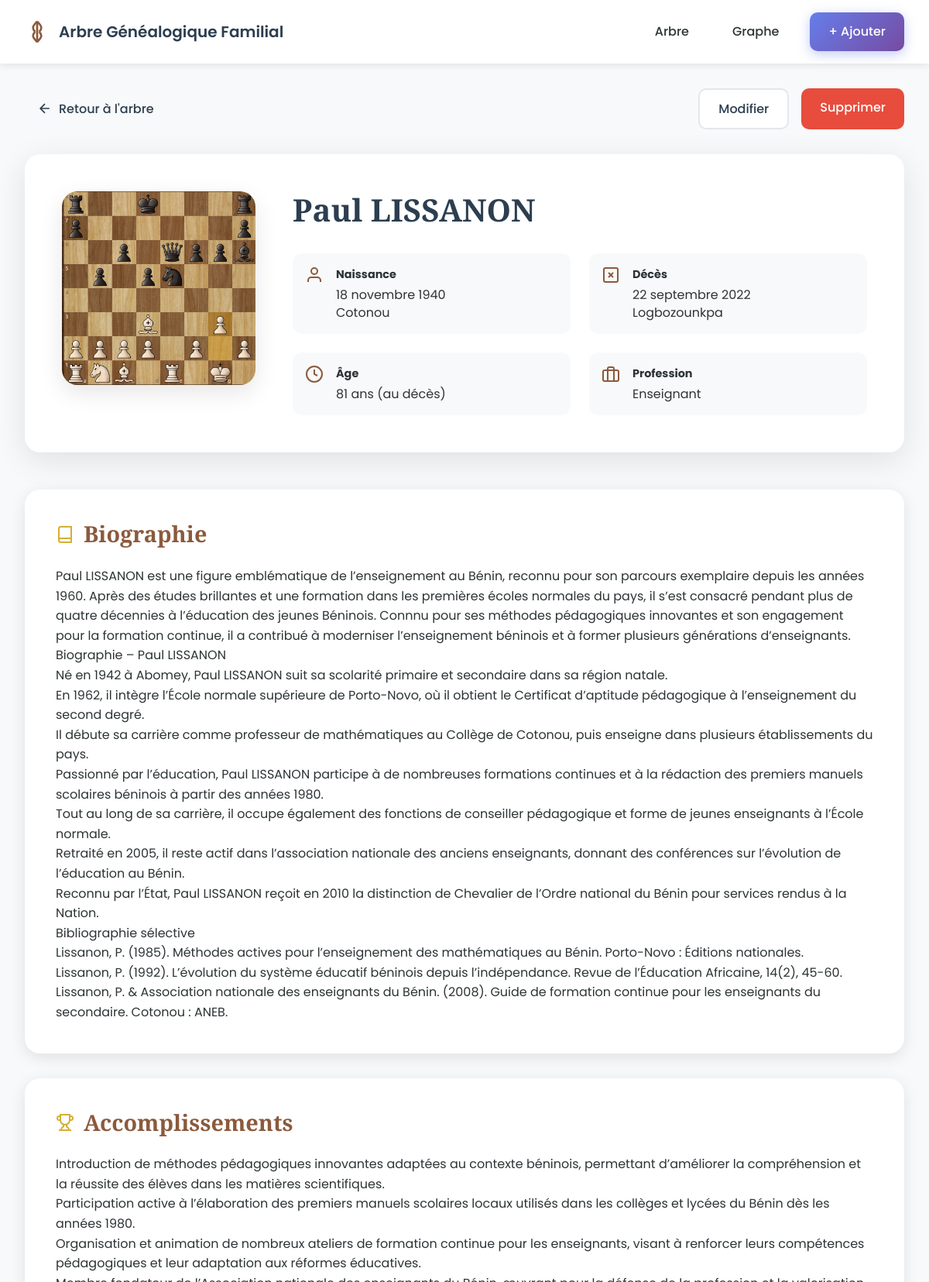
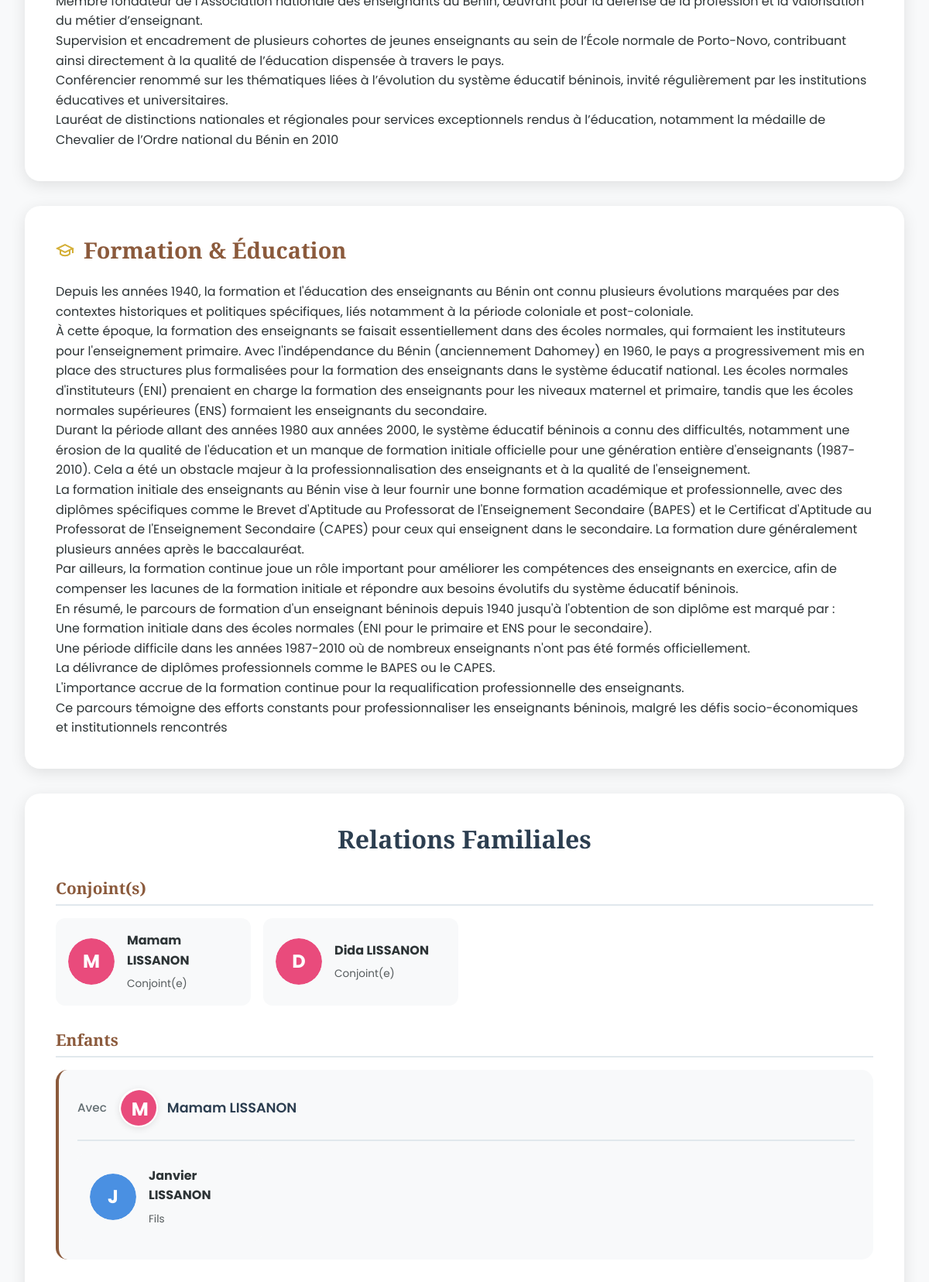
Screenshot of /person/1/ (upper part) with the database file from the repository (2 pictures, top to bottom).
### family_tree/models.py (models this page shows, shortened)
class Person(models.Model):
    GENDER_CHOICES = [
        ('M', 'Homme'),
        ('F', 'Femme'),
    ]
    first_name = models.CharField(max_length=100, verbose_name="Prénom")
    last_name = models.CharField(max_length=100, verbose_name="Nom de famille")
    maiden_name = models.CharField(max_length=100, blank=True, null=True, verbose_name="Nom de jeune fille")
    gender = models.CharField(max_length=1, choices=GENDER_CHOICES, verbose_name="Genre")
    birth_date = models.DateField(null=True, blank=True, verbose_name="Date de naissance")
    birth_place = models.CharField(max_length=200, blank=True, verbose_name="Lieu de naissance")
    death_date = models.DateField(null=True, blank=True, verbose_name="Date de décès")
    death_place = models.CharField(max_length=200, blank=True, verbose_name="Lieu de décès")
    father = models.ForeignKey('self', on_delete=models.SET_NULL, null=True, blank=True,
                               related_name='children_as_father', verbose_name="Père")
    mother = models.ForeignKey('self', on_delete=models.SET_NULL, null=True, blank=True,
                               related_name='children_as_mother', verbose_name="Mère")
    spouse_of = models.ForeignKey('self', on_delete=models.SET_NULL, null=True, blank=True,
                                  related_name='spouse', verbose_name="Conjoint(e) de",
                                  help_text="Si cette personne a épousé un membre de la famille (mais n'est pas de la lignée sanguine)")
    biography = models.TextField(blank=True, verbose_name="Biographie")
    accomplishments = models.TextField(blank=True, verbose_name="Accomplissements")
    profession = models.CharField(max_length=200, blank=True, verbose_name="Profession")
    education = models.TextField(blank=True, verbose_name="Formation/Éducation")
    photo = models.ImageField(upload_to='photos/', null=True, blank=True, verbose_name="Photo")
    created_at = models.DateTimeField(auto_now_add=True)
    updated_at = models.DateTimeField(auto_now=True)
    class Meta:
        verbose_name = "Personne"
        verbose_name_plural = "Personnes"
        ordering = ['birth_date']
    @property
    def full_name(self):
        if self.maiden_name and self.gender == 'F':
            return f"{self.first_name} {self.last_name} (née {self.maiden_name})"
        return f"{self.first_name} {self.last_name}"
    @property
    def is_alive(self):
        return self.death_date is None
    @property
    def age(self):
        from datetime import date
        if not self.birth_date:
            return None
        end_date = self.death_date if self.death_date else date.today()
        age = end_date.year - self.birth_date.year
        if end_date.month < self.birth_date.month or (
                end_date.month == self.birth_date.month and end_date.day < self.birth_date.day):
            age -= 1
        return age
    def get_children(self):
        if self.gender == 'M':
            return Person.objects.filter(father=self)
        else:
            return Person.objects.filter(mother=self)
    def get_siblings(self):
        siblings = Person.objects.none()
        if self.father:
            siblings |= Person.objects.filter(father=self.father).exclude(pk=self.pk)
        if self.mother:
            siblings |= Person.objects.filter(mother=self.mother).exclude(pk=self.pk)
        return siblings.distinct()
    def get_spouses(self):
        spouses = []
        if self.gender == 'M':
            spouses = Person.objects.filter(
                children_as_mother__father=self
            ).distinct()
        else:
            spouses = Person.objects.filter(
                children_as_father__mother=self
            ).distinct()
        return spouses
    def get_children_by_spouse(self):
        children_groups = []
        print(f"\n=== get_children_by_spouse pour {self.full_name} (genre: {self.gender}) ===")
        try:
            if self.gender == 'M':
                mothers = Person.objects.filter(
                    children_as_mother__father=self
                ).distinct()
                print(f"  Nombre de mères trouvées: {mothers.count()}")
                for mother in mothers:
                    children = Person.objects.filter(father=self, mother=mother).order_by('birth_date')
                    print(f"  Avec {mother.full_name}: {children.count()} enfants")
                    if children.exists():
                        children_groups.append({
                            'spouse': mother,
                            'children': list(children)
                        })
                children_no_mother = Person.objects.filter(father=self, mother__isnull=True).order_by('birth_date')
                print(f"  Sans mère: {children_no_mother.count()} enfants")
                if children_no_mother.exists():
                    children_groups.append({
                        'spouse': None,
                        'children': list(children_no_mother)
                    })
            print(f"  TOTAL: {len(children_groups)} groupes d'enfants")
        except Exception as e:
            print(f"  ERREUR: {str(e)}")
            return []
        return children_groups

### family_tree/views.py (the view)
# urls.py: path('person/<int:pk>/', views.PersonDetailView.as_view(), name='person_detail'),
class PersonDetailView(DetailView):
    model = Person
    template_name = 'family_tree/person_detail.html'
    context_object_name = 'person'
    def get_context_data(self, **kwargs):
        context = super().get_context_data(**kwargs)
        person = self.object
        context['children'] = person.get_children()
        context['children_by_spouse'] = person.get_children_by_spouse()
        context['siblings'] = person.get_siblings()
        context['spouses'] = person.get_spouses()
        return context

### family_tree/templates/family_tree/person_detail.html (shortened to what this page needs)
{% extends 'family_tree/base.html' %}
{% load static %}
{% block content %}
<div class="person-detail-container">
    <div class="detail-header">
        <a href="{% url 'tree' %}" class="back-link">
            <svg width="20" height="20" viewBox="0 0 24 24" fill="none" stroke="currentColor" stroke-width="2">
                <path d="M19 12H5M12 19l-7-7 7-7"/>
            </svg>
            Retour à l'arbre
        </a>
        <div class="header-actions">
            <a href="{% url 'person_edit' person.id %}" class="btn-secondary">Modifier</a>
            <a href="{% url 'person_delete' person.id %}" class="btn-danger">Supprimer</a>
        </div>
    </div>
    <div class="person-profile">
        <div class="profile-photo">
            {% if person.photo %}
                <img src="{{ person.photo.url }}" alt="{{ person.full_name }}">
            {% else %}
                <div class="photo-placeholder-large {{ person.gender|lower }}">
                    {{ person.first_name.0 }}{{ person.last_name.0 }}
                </div>
            {% endif %}
        </div>
        <div class="profile-info">
            <h1>{{ person.full_name }}</h1>
            <div class="info-grid">
                {% if person.birth_date or person.birth_place %}
                <div class="info-item">
                    <svg width="24" height="24" viewBox="0 0 24 24" fill="none" stroke="currentColor" stroke-width="2">
                        <path d="M20 21v-2a4 4 0 0 0-4-4H8a4 4 0 0 0-4 4v2"></path>
                        <circle cx="12" cy="7" r="4"></circle>
                    </svg>
                    <div>
                        <strong>Naissance</strong>
                        <p>
                            {% if person.birth_date %}{{ person.birth_date|date:"d F Y" }}{% endif %}
                            {% if person.birth_place %}<br>{{ person.birth_place }}{% endif %}
                        </p>
                    </div>
                </div>
                {% endif %}
                {% if person.death_date or person.death_place %}
                <div class="info-item">
                    <svg width="24" height="24" viewBox="0 0 24 24" fill="none" stroke="currentColor" stroke-width="2">
                        <rect x="3" y="3" width="18" height="18" rx="2" ry="2"></rect>
                        <line x1="9" y1="9" x2="15" y2="15"></line>
                        <line x1="15" y1="9" x2="9" y2="15"></line>
                    </svg>
                    <div>
                        <strong>Décès</strong>
                        <p>
                            {% if person.death_date %}{{ person.death_date|date:"d F Y" }}{% endif %}
                            {% if person.death_place %}<br>{{ person.death_place }}{% endif %}
                        </p>
                    </div>
                </div>
                {% endif %}
                {% if person.age %}
                <div class="info-item">
                    <svg width="24" height="24" viewBox="0 0 24 24" fill="none" stroke="currentColor" stroke-width="2">
                        <circle cx="12" cy="12" r="10"></circle>
                        <polyline points="12 6 12 12 16 14"></polyline>
                    </svg>
                    <div>
                        <strong>Âge</strong>
                        <p>{{ person.age }} ans{% if not person.is_alive %} (au décès){% endif %}</p>
                    </div>
                </div>
                {% endif %}
                {% if person.profession %}
                <div class="info-item">
                    <svg width="24" height="24" viewBox="0 0 24 24" fill="none" stroke="currentColor" stroke-width="2">
                        <rect x="2" y="7" width="20" height="14" rx="2" ry="2"></rect>
                        <path d="M16 21V5a2 2 0 0 0-2-2h-4a2 2 0 0 0-2 2v16"></path>
                    </svg>
                    <div>
                        <strong>Profession</strong>
                        <p>{{ person.profession }}</p>
                    </div>
                </div>
                {% endif %}
            </div>
        </div>
    </div>
    <div class="detail-sections">
        {% if person.biography %}
        <div class="detail-section">
            <h2>
                <svg width="24" height="24" viewBox="0 0 24 24" fill="none" stroke="currentColor" stroke-width="2">
                    <path d="M4 19.5A2.5 2.5 0 0 1 6.5 17H20"></path>
                    <path d="M6.5 2H20v20H6.5A2.5 2.5 0 0 1 4 19.5v-15A2.5 2.5 0 0 1 6.5 2z"></path>
                </svg>
                Biographie
            </h2>
            <p class="biography-text">{{ person.biography|linebreaks }}</p>
        </div>
        {% endif %}
        {% if person.accomplishments %}
        <div class="detail-section">
            <h2>
                Accomplissements
            </h2>
            <p class="accomplishments-text">{{ person.accomplishments|linebreaks }}</p>
        </div>
        {% endif %}
        {% if person.education %}
        <div class="detail-section">
            <h2>
                <svg width="24" height="24" viewBox="0 0 24 24" fill="none" stroke="currentColor" stroke-width="2">
                    <path d="M22 10v6M2 10l10-5 10 5-10 5z"></path>
                    <path d="M6 12v5c3 3 9 3 12 0v-5"></path>
                </svg>
                Formation & Éducation
            </h2>
            <p class="education-text">{{ person.education|linebreaks }}</p>
        </div>
        {% endif %}
        <div class="family-section">
            <h2>Relations Familiales</h2>
            <div class="family-grid">
                {% if spouses %}
                <div class="family-group">
                    <h3>Conjoint(s)</h3>
                    <div class="family-members">
                        {% for spouse in spouses %}
                        <a href="{% url 'person_detail' spouse.id %}" class="family-card">
                            <div class="family-card-photo">
                                {% if spouse.photo %}
                                    <img src="{{ spouse.photo.url }}" alt="{{ spouse.full_name }}">
                                {% else %}
                                    <div class="mini-placeholder {{ spouse.gender|lower }}">{{ spouse.first_name.0 }}</div>
                                {% endif %}
                            </div>
                            <div class="family-card-info">
                                <strong>{{ spouse.full_name }}</strong>
                                <span>Conjoint(e)</span>
                            </div>
                        </a>
                        {% endfor %}
                    </div>
                </div>
                {% endif %}
                {% if children_by_spouse %}
                <div class="family-group">
                    <h3>Enfants</h3>
                    {% for group in children_by_spouse %}
                        <div class="spouse-children-group">
                            {% if group.spouse %}
                                <div class="spouse-header">
                                    <span class="spouse-label">Avec</span>
                                    <a href="{% url 'person_detail' group.spouse.id %}" class="spouse-name">
                                        <div class="spouse-mini-photo">
                                            {% if group.spouse.photo %}
                                                <img src="{{ group.spouse.photo.url }}" alt="{{ group.spouse.full_name }}">
                                            {% else %}
                                                <div class="mini-placeholder {{ group.spouse.gender|lower }}">
                                                    {{ group.spouse.first_name.0 }}
                                                </div>
                                            {% endif %}
                                        </div>
                                        {{ group.spouse.full_name }}
                                    </a>
                                </div>
                            {% else %}
                                <div class="spouse-header">
                                    <span class="spouse-label">Conjoint(e) non identifié(e)</span>
                                </div>
                            {% endif %}
                            <div class="family-members">
                                {% for child in group.children %}
                                <a href="{% url 'person_detail' child.id %}" class="family-card">
                                    <div class="family-card-photo">
                                        {% if child.photo %}
                                            <img src="{{ child.photo.url }}" alt="{{ child.full_name }}">
                                        {% else %}
                                            <div class="mini-placeholder {{ child.gender|lower }}">{{ child.first_name.0 }}</div>
                                        {% endif %}
                                    </div>
                                    <div class="family-card-info">
                                        <strong>{{ child.full_name }}</strong>
                                        <span>
                                            {% if child.gender == 'M' %}Fils{% else %}Fille{% endif %}
                                        </span>
                                    </div>
                                </a>
                                {% endfor %}
                            </div>
                        </div>
                    {% endfor %}
                </div>
                {% endif %}
            </div>
        </div>
    </div>
</div>
{% endblock %}

### rows the page displays
Person: photo (picture), full_name "Paul LISSANON", birth_date "18 novembre 1940", birth_place "Cotonou", death_date "22 septembre 2022", death_place "Logbozounkpa", age "81", profession "Enseignant", biography "Paul LISSANON est une figure emblématique de l’enseignement au Bénin, reconnu pour son parcours exemplaire depuis les années 1960. Après des études brillantes et une formation dans les premières écoles normales du pays, il s’est consacré pendant plus de quatre décennies à l’éducation des jeunes Béninois. Connnu pour ses méthodes pédagogiques innovantes et son engagement pour la formation continue, il a contribué à moderniser l’enseignement béninois et à former plusieurs générations d’enseignants. Biographie – Paul LISSANON Né en 1942 à Abomey, Paul LISSANON suit sa scolarité primaire et secondaire dans sa région natale. En 1962, il intègre l’École normale supérieure de Porto-Novo, où il…", accomplishments "Introduction de méthodes pédagogiques innovantes adaptées au contexte béninois, permettant d’améliorer la compréhension et la réussite des élèves dans les matières scientifiques. Participation active à l’élaboration des premiers manuels scolaires locaux utilisés dans les collèges et lycées du Bénin dès les années 1980. Organisation et animation de nombreux ateliers de formation continue pour les enseignants, visant à renforcer leurs compétences pédagogiques et leur adaptation aux réformes éducatives. Membre fondateur de l’Association nationale des enseignants du Bénin, œuvrant pour la défense de la profession et la valorisation du métier d’enseignant. Supervision et encadrement de plusieurs…", education "Depuis les années 1940, la formation et l'éducation des enseignants au Bénin ont connu plusieurs évolutions marquées par des contextes historiques et politiques spécifiques, liés notamment à la période coloniale et post-coloniale. À cette époque, la formation des enseignants se faisait essentiellement dans des écoles normales, qui formaient les instituteurs pour l'enseignement primaire. Avec l'indépendance du Bénin (anciennement Dahomey) en 1960, le pays a progressivement mis en place des structures plus formalisées pour la formation des enseignants dans le système éducatif national. Les écoles normales d'instituteurs (ENI) prenaient en charge la formation des enseignants pour les niveaux…"
Person: first_name.0 "M", full_name "Mamam LISSANON", spouse.first_name.0 "M", spouse.full_name "Mamam LISSANON"
Person: first_name.0 "D", full_name "Dida LISSANON"
Person: first_name.0 "J", full_name "Janvier LISSANON", gender "Fils"
